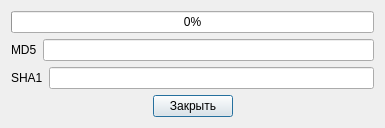
<?xml version="1.0" encoding="UTF-8"?>
<ui version="4.0">
 <class>ControlDialog</class>
 <widget class="QDialog" name="ControlDialog">
  <property name="geometry">
   <rect>
    <x>0</x>
    <y>0</y>
    <width>385</width>
    <height>123</height>
   </rect>
  </property>
  <property name="windowTitle">
   <string>Расчёт контрольных сумм</string>
  </property>
  <layout class="QVBoxLayout" name="verticalLayout">
   <item>
    <widget class="QProgressBar" name="progressBar">
     <property name="value">
      <number>0</number>
     </property>
    </widget>
   </item>
   <item>
    <layout class="QHBoxLayout" name="horizontalLayout_2">
     <item>
      <widget class="QLabel" name="label">
       <property name="text">
        <string>MD5</string>
       </property>
      </widget>
     </item>
     <item>
      <widget class="QLineEdit" name="md5_result">
       <property name="readOnly">
        <bool>true</bool>
       </property>
      </widget>
     </item>
    </layout>
   </item>
   <item>
    <layout class="QHBoxLayout" name="horizontalLayout">
     <item>
      <widget class="QLabel" name="label_2">
       <property name="text">
        <string>SHA1</string>
       </property>
      </widget>
     </item>
     <item>
      <widget class="QLineEdit" name="sha1_result">
       <property name="readOnly">
        <bool>true</bool>
       </property>
      </widget>
     </item>
    </layout>
   </item>
   <item>
    <layout class="QHBoxLayout" name="horizontalLayout_3">
     <item>
      <spacer name="horizontalSpacer">
       <property name="orientation">
        <enum>Qt::Horizontal</enum>
       </property>
       <property name="sizeHint" stdset="0">
        <size>
         <width>40</width>
         <height>20</height>
        </size>
       </property>
      </spacer>
     </item>
     <item>
      <widget class="QPushButton" name="btnStop">
       <property name="text">
        <string>Закрыть</string>
       </property>
      </widget>
     </item>
     <item>
      <spacer name="horizontalSpacer_2">
       <property name="orientation">
        <enum>Qt::Horizontal</enum>
       </property>
       <property name="sizeHint" stdset="0">
        <size>
         <width>40</width>
         <height>20</height>
        </size>
       </property>
      </spacer>
     </item>
    </layout>
   </item>
   <item>
    <spacer name="verticalSpacer">
     <property name="orientation">
      <enum>Qt::Vertical</enum>
     </property>
     <property name="sizeHint" stdset="0">
      <size>
       <width>20</width>
       <height>40</height>
      </size>
     </property>
    </spacer>
   </item>
  </layout>
 </widget>
 <resources/>
 <connections/>
</ui>
